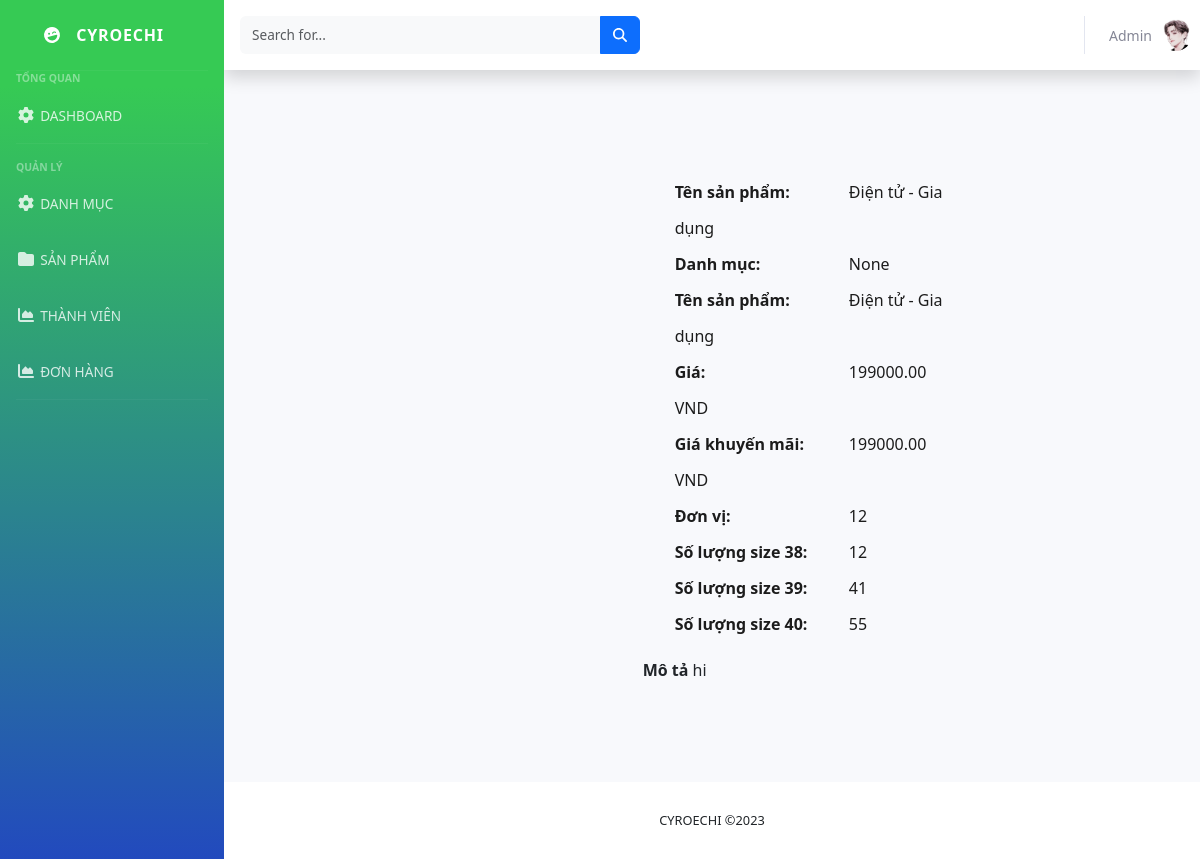
Screenshot of /viewProduct/?id=72 with the database file from the repository.
### app/models.py (models this page shows, shortened)
class Product(models.Model):
    name = models.CharField(max_length=200, null=True)
    category = models.ManyToManyField(Category, related_name='product_category')
    price = models.IntegerField(default=0)
    price_sale = models.DecimalField(max_digits=10, decimal_places=2, default=0.0)
    describe = models.CharField(max_length=300, null=True)
    digital = models.BooleanField(default=False, null=True, blank=False)
    image = models.ImageField(null=True, blank=True)
    unit = models.CharField(max_length=50, null=True, blank=True)
    @property
    def ImageURL(self):
        try:
            url = self.image.url
        except:
            url = ''
        return url

class Size(models.Model):
    product = models.ForeignKey(Product, related_name='sizes', on_delete=models.CASCADE)
    size = models.IntegerField(default=0)
    quantity = models.PositiveIntegerField()
    class Meta:
        unique_together = ('product', 'size')

### app/python/admin/manage_product.py (the view)
# urls.py: path('viewProduct/', views.viewProduct, name="viewProduct"),
def viewProduct(request):
    id = request.GET.get('id', '')  # lấy id khi người dùng vlick vào sản phẩm nào đó
    user = request.user
    print(user)
    product = get_object_or_404(Product, id=id)
    sizes = Size.objects.filter(product=product)
    context = {'product': product,
               'sizes': sizes,
               }
    return render(request, 'admin/view_product.html', context)

### app/templates/admin/view_product.html (shortened to what this page needs)
{% extends 'admin/manage.html' %}
{% load static %}
{% block blog-product %}
    <section class="product-details spad">
        <div class="container">
            <div class="row">
                <div class="col-lg-5 col-md-5">
                    <div class="product__details__pic">
                        <div class="product__details__pic__item">
                        </div>
                    </div>
                </div>
                <div class="col-lg-4 col-md-4">
                    <div class="product__details__text">
                        <ul style="border-top: 0; padding-top: 0; margin-top: 0;">
                            <li><b>Tên sản phẩm: </b> <span>{{product.name}}</span></li>
                            <li><b>Danh mục: </b> <span>{{product.category.name}}</span></li>
                            <li><b>Tên sản phẩm: </b> <span>{{product.name}}</span></li>
                            <li><b>Giá: </b> <span>{{product.price | floatformat:2}} VND</span></li>
                            <li><b>Giá khuyến mãi: </b> <span>{{product.price_sale | floatformat:2}} VND</span></li>
                            <li><b>Đơn vị:  </b> <span>{{product.unit}}</span></li>
                            {% for size in sizes %}
                                <li><b>Số lượng size {{ size.size }}:  </b> <span>{{size.quantity}}</span></li>
                            {% endfor %}
                        </ul>
                    </div>
                    <div class="product__details__text">
                        <b>Mô tả</b>
                        <span>{{product.describe}}</span>
                    </div>
                </div>
            </div>
        </div>
    </section>
{% endblock blog-product %}

### app/static/app/css/style.css (style rules this page uses)
html, body { height: 100%; font-family: "Cairo", sans-serif; -webkit-font-smoothing: antialiased; font-smoothing: antialiased; }
ul, ol { padding: 0; margin: 0; }
.spad { padding-top: 100px; padding-bottom: 100px; }
.product-details { padding-top: 80px; }
.product__details__pic__item { margin-bottom: 20px; }
.product__details__text ul { border-top: 1px solid #ebebeb; padding-top: 40px; margin-top: 50px; }
.product__details__text ul li { font-size: 16px; color: #1c1c1c; list-style: none; line-height: 36px; }
.product__details__text ul li b { font-weight: 700; width: 170px; display: inline-block; }
@media only screen and (min-width: 1200px) { .container { max-width: 1170px; } }

### rows the page displays
Product: name "Điện tử - Gia dụng", category.name "None", price "199000.00", price_sale "199000.00", unit "12", describe "hi"
Size: size "38", quantity "12"
Size: size "39", quantity "41"
Size: size "40", quantity "55"
